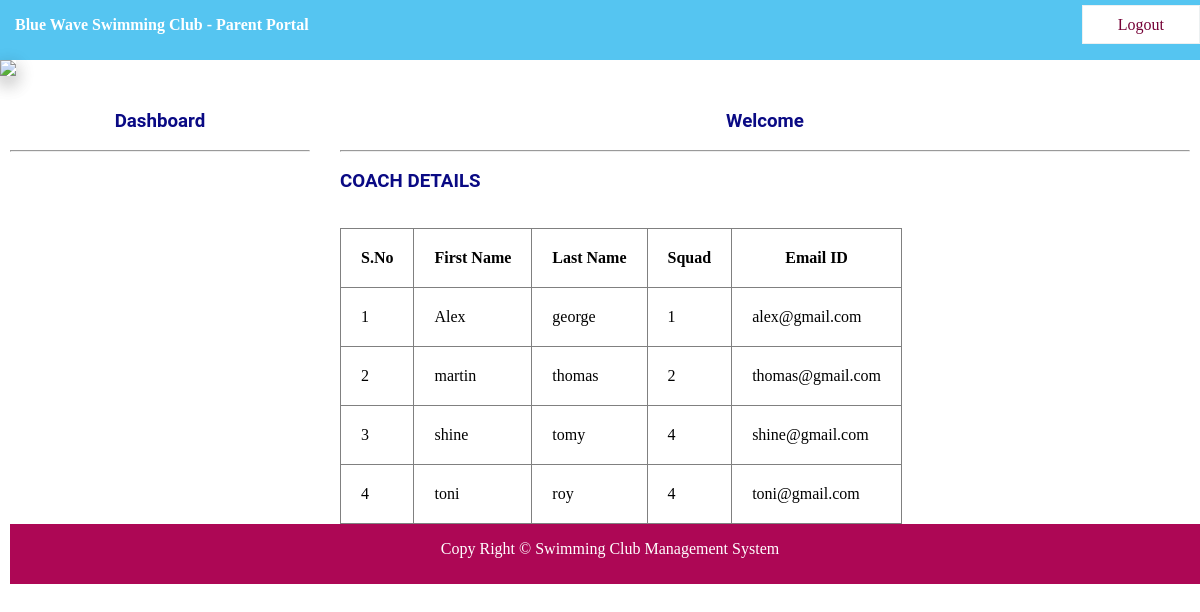
The page /parentcoach.php on the database its author committed.
### tables this page shows
CREATE TABLE `staff` (
  `TID` int(11) NOT NULL,
  `TNAME` varchar(150) NOT NULL,
  `TPASS` varchar(150) NOT NULL,
  `TFIRSTNAME` varchar(150) NOT NULL,
  `TLASTNAME` varchar(150) NOT NULL,
  `TSQUAD` int(11) NOT NULL,
  `TEMAIL` varchar(150) NOT NULL
);

### parentcoach.php (the view, shortened to what this page needs)
<?php
include "database.php";
?>
<!DOCTYPE html>
<html>
<head>
<link rel="stylesheet" type="text/css" href="css/style.css">
</head>
<body>
    <?php include "parentnavbar.php"?>
    <img src="images/2.png" class="sha" width=100% >
    <div id="section">
    <?php include "parentsidebar.php"?>
     <div id="content">
        <h3 class="text">Welcome <?php echo $_SESSION["PNAME"];
        $name=$_SESSION["PNAME"];?></h3><br><hr><br>
    <div class="tbox">
<h3>COACH DETAILS</h3><br><br>
<table border="1px">
    <tr>
        <th>S.No</th>
        <th>First Name</th>
        <th>Last Name</th>
        <th>Squad</th>
        <th>Email ID</th>
    </tr>
    <?php
    $s = "select * from staff ";
    $res=$db->query($s);
    if($res->num_rows>0){
        $i = 0;
    while($r=$res->fetch_assoc()){
        $i++;
        echo "<tr>
        <td>{$i} </td>
        <td> {$r["TFIRSTNAME"]}</td>
        <td> {$r["TLASTNAME"]}</td>
        <td> {$r["TSQUAD"]}</td>
        <td> {$r["TEMAIL"]}</td>
        </tr>";
    }
    }else{
    }
    ?>
</table>
    </div>
    </div>
<div class="footer">
    <footer><p>Copy Right &copy; Swimming Club Management System</p></footer>
</div>
</body>
</html>

### CSS/style.css (style rules this page uses)
* { padding: 0px; margin: 0px; }
html { background: white; }
h1,h2,h3,h4,h5,h6,label { font-family: roboto; color: rgb(10, 10, 132); }
.footer { background: #ad0755; height: 60px; width: 100%; float: left; }
footer { text-align: center; color: white; line-height: 50px; }
.sha { -webkit-box-shadow: 0 8px 17px 0 rgba(0, 0, 0, 0.2), 0 6px 20px 0 rgba(0, 0, 0, 0.19); -moz-box-shadow: 0 8px 17px 0 rgba(0, 0, 0, 0.2), 0 6px 20px 0 rgba(0, 0, 0, 0.19); box-shadow: 0 8px 17px 0 rgba(0, 0, 0, 0.2), 0 6px 20px 0 rgba(0, 0, 0, 0.19); }
#section { height: auto; width: 1200px; margin-left: 10px; font-family: Cambria, Cochin, Georgia, Times, 'Times New Roman', serif; }
#content { margin-top: 30px; height: auto; width: 850px; float: left; }
.text { text-align: center; }
.tbox { float: left; }
.tbox table { border-collapse: collapse; }
tr, td, th { padding: 20px; }

### rows shown on the page
staff: TFIRSTNAME "Alex", TLASTNAME "george", TSQUAD "1", TEMAIL "alex@gmail.com"
staff: TFIRSTNAME "martin", TLASTNAME "thomas", TSQUAD "2", TEMAIL "thomas@gmail.com"
staff: TFIRSTNAME "shine", TLASTNAME "tomy", TSQUAD "4", TEMAIL "shine@gmail.com"
staff: TFIRSTNAME "toni", TLASTNAME "roy", TSQUAD "4", TEMAIL "toni@gmail.com"
